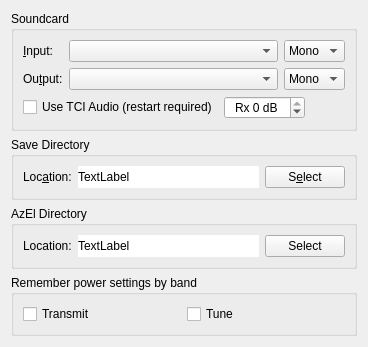
     <widget class="QWidget" name="audio_tab">
      <attribute name="title">
       <string>A&amp;udio</string>
      </attribute>
      <attribute name="toolTip">
       <string>Audio interface settings</string>
      </attribute>
      <layout class="QVBoxLayout" name="verticalLayout_9">
       <item>
        <widget class="QGroupBox" name="soundcard_group_box">
         <property name="toolTip">
          <string>Souncard</string>
         </property>
         <property name="title">
          <string>Soundcard</string>
         </property>
         <layout class="QGridLayout" name="gridLayout_6">
          <item row="1" column="1">
           <widget class="LazyFillComboBox" name="sound_output_combo_box">
            <property name="sizePolicy">
             <sizepolicy hsizetype="Preferred" vsizetype="Fixed">
              <horstretch>1</horstretch>
              <verstretch>0</verstretch>
             </sizepolicy>
            </property>
            <property name="toolTip">
             <string>Select the audio CODEC to use for transmitting.
If this is your default device for system sounds then
ensure that all system sounds are disabled otherwise
you will broadcast any systems sounds generated during
transmitting periods.</string>
            </property>
           </widget>
          </item>
          <item row="0" column="2">
           <widget class="QComboBox" name="sound_input_channel_combo_box">
            <property name="toolTip">
             <string>Select the channel to use for receiving.</string>
            </property>
            <item>
             <property name="text">
              <string>Mono</string>
             </property>
            </item>
            <item>
             <property name="text">
              <string>Left</string>
             </property>
            </item>
            <item>
             <property name="text">
              <string>Right</string>
             </property>
            </item>
            <item>
             <property name="text">
              <string>Both</string>
             </property>
            </item>
           </widget>
          </item>
          <item row="0" column="1">
           <widget class="LazyFillComboBox" name="sound_input_combo_box">
            <property name="sizePolicy">
             <sizepolicy hsizetype="Preferred" vsizetype="Fixed">
              <horstretch>1</horstretch>
              <verstretch>0</verstretch>
             </sizepolicy>
            </property>
            <property name="toolTip">
             <string>Select the audio CODEC to use for receiving.</string>
            </property>
           </widget>
          </item>
          <item row="1" column="0">
           <widget class="QLabel" name="sound_output_label">
            <property name="text">
             <string>Ou&amp;tput:</string>
            </property>
            <property name="buddy">
             <cstring>sound_output_combo_box</cstring>
            </property>
           </widget>
          </item>
          <item row="1" column="2">
           <widget class="QComboBox" name="sound_output_channel_combo_box">
            <property name="toolTip">
             <string>Select the audio channel used for transmission.
Unless you have multiple radios connected on different
channels; then you will usually want to select mono or
both here.</string>
            </property>
            <item>
             <property name="text">
              <string>Mono</string>
             </property>
            </item>
            <item>
             <property name="text">
              <string>Left</string>
             </property>
            </item>
            <item>
             <property name="text">
              <string>Right</string>
             </property>
            </item>
            <item>
             <property name="text">
              <string>Both</string>
             </property>
            </item>
           </widget>
          </item>
          <item row="0" column="0">
           <widget class="QLabel" name="sound_input_label">
            <property name="text">
             <string>&amp;Input:</string>
            </property>
            <property name="buddy">
             <cstring>sound_input_combo_box</cstring>
            </property>
           </widget>
          </item>
          <item row="2" column="0" colspan="3">
           <layout class="QHBoxLayout" name="sound_settings_layout">
            <item>
             <widget class="QCheckBox" name="tci_audio_check_box">
              <property name="toolTip">
               <string>&lt;html&gt;&lt;head/&gt;&lt;body&gt;&lt;p&gt;Use TCI Audio when available.&lt;/p&gt;&lt;/body&gt;&lt;/html&gt;</string>
              </property>
              <property name="text">
               <string>Use TCI Audio (restart required)</string>
              </property>
             </widget>
            </item>
            <item>
             <widget class="QSpinBox" name="TCI_spin_box">
              <property name="toolTip">
               <string>&lt;html&gt;&lt;head/&gt;&lt;body&gt;&lt;p&gt;Rx audio level&lt;/p&gt;&lt;/body&gt;&lt;/html&gt;</string>
              </property>
              <property name="alignment">
               <set>Qt::AlignCenter</set>
              </property>
              <property name="suffix">
               <string> dB</string>
              </property>
              <property name="prefix">
               <string>Rx </string>
              </property>
              <property name="minimum">
               <number>-50</number>
              </property>
              <property name="maximum">
               <number>0</number>
              </property>
              <property name="singleStep">
               <number>5</number>
              </property>
             </widget>
            </item>
            <item>
             <spacer name="horizontalSpacer_TCI">
              <property name="orientation">
               <enum>Qt::Horizontal</enum>
              </property>
              <property name="sizeHint" stdset="0">
               <size>
                <width>40</width>
                <height>20</height>
               </size>
              </property>
             </spacer>
            </item>
           </layout>
          </item>
         </layout>
        </widget>
       </item>
       <item>
        <widget class="QGroupBox" name="save_path_group_box">
         <property name="toolTip">
          <string>Save Directory</string>
         </property>
         <property name="title">
          <string>Save Directory</string>
         </property>
         <layout class="QHBoxLayout" name="horizontalLayout_5">
          <item>
           <widget class="QLabel" name="save_path_label">
            <property name="text">
             <string>Loc&amp;ation:</string>
            </property>
            <property name="buddy">
             <cstring>save_path_select_push_button</cstring>
            </property>
           </widget>
          </item>
          <item>
           <widget class="QLabel" name="save_path_display_label">
            <property name="sizePolicy">
             <sizepolicy hsizetype="Preferred" vsizetype="Preferred">
              <horstretch>1</horstretch>
              <verstretch>0</verstretch>
             </sizepolicy>
            </property>
            <property name="toolTip">
             <string>Path to which .WAV files are saved.</string>
            </property>
            <property name="autoFillBackground">
             <bool>false</bool>
            </property>
            <property name="styleSheet">
             <string notr="true">background-color: rgb(255, 255, 255);
color: rgb(0, 0, 0);</string>
            </property>
            <property name="text">
             <string>TextLabel</string>
            </property>
           </widget>
          </item>
          <item>
           <widget class="QPushButton" name="save_path_select_push_button">
            <property name="toolTip">
             <string>Click to select a different save directory for .WAV files.</string>
            </property>
            <property name="text">
             <string>S&amp;elect</string>
            </property>
           </widget>
          </item>
         </layout>
        </widget>
       </item>
       <item>
        <widget class="QGroupBox" name="azel_path_group_box">
         <property name="toolTip">
          <string>AzEl Directory</string>
         </property>
         <property name="title">
          <string>AzEl Directory</string>
         </property>
         <layout class="QHBoxLayout" name="horizontalLayout_10">
          <item>
           <widget class="QLabel" name="azel_path_label">
            <property name="text">
             <string>Location:</string>
            </property>
            <property name="buddy">
             <cstring>azel_path_select_push_button</cstring>
            </property>
           </widget>
          </item>
          <item>
           <widget class="QLabel" name="azel_path_display_label">
            <property name="sizePolicy">
             <sizepolicy hsizetype="Preferred" vsizetype="Preferred">
              <horstretch>1</horstretch>
              <verstretch>0</verstretch>
             </sizepolicy>
            </property>
            <property name="styleSheet">
             <string notr="true">background-color: rgb(255, 255, 255);
color: rgb(0, 0, 0);</string>
            </property>
            <property name="text">
             <string>TextLabel</string>
            </property>
           </widget>
          </item>
          <item>
           <widget class="QPushButton" name="azel_path_select_push_button">
            <property name="text">
             <string>Select</string>
            </property>
           </widget>
          </item>
         </layout>
        </widget>
       </item>
       <item>
        <widget class="QGroupBox" name="split_operation_group_box_2">
         <property name="toolTip">
          <string>Power Memory By Band</string>
         </property>
         <property name="title">
          <string>Remember power settings by band</string>
         </property>
         <layout class="QHBoxLayout" name="horizontalLayout_13">
          <item>
           <widget class="QCheckBox" name="checkBoxPwrBandTxMemory">
            <property name="toolTip">
             <string>Enable power memory during transmit</string>
            </property>
            <property name="text">
             <string>Transmit</string>
            </property>
           </widget>
          </item>
          <item>
           <widget class="QCheckBox" name="checkBoxPwrBandTuneMemory">
            <property name="toolTip">
             <string>Enable power memory during tuning</string>
            </property>
            <property name="text">
             <string>Tune</string>
            </property>
           </widget>
          </item>
         </layout>
        </widget>
       </item>
       <item>
        <spacer name="verticalSpacer_3">
         <property name="orientation">
          <enum>Qt::Vertical</enum>
         </property>
         <property name="sizeHint" stdset="0">
          <size>
           <width>0</width>
           <height>0</height>
          </size>
         </property>
        </spacer>
       </item>
      </layout>
     </widget>
